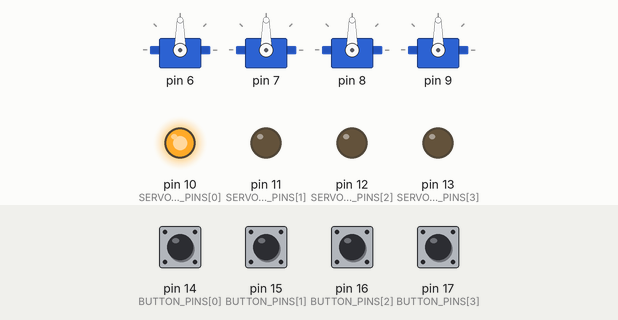
This sketch was run on a simulated Arduino Uno, built with avr-gcc and run on an emulated ATmega328P. Parts: 4 × servo, output pins drawn as LEDs (lit = HIGH). Inputs (shaded band) come from the test bench; at power-on: pin 14 (BUTTON_PINS[0]), pin 15 (BUTTON_PINS[1]), pin 16 (BUTTON_PINS[2]), pin 17 (BUTTON_PINS[3]) LOW.

Above: at 0.1 s.
At 1.1 s:
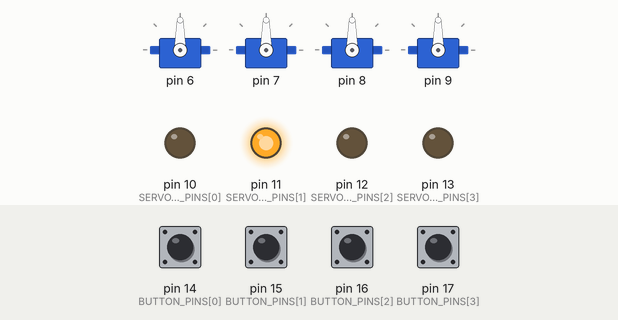
At 2.1 s:
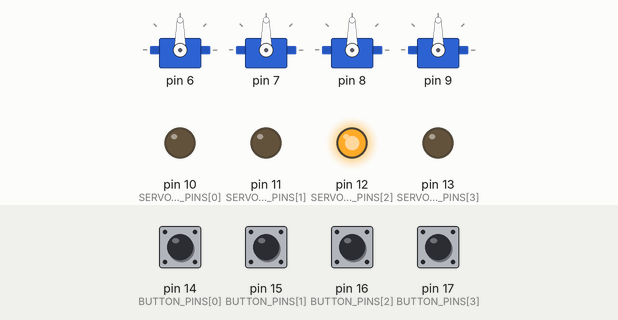
At 3.2 s:
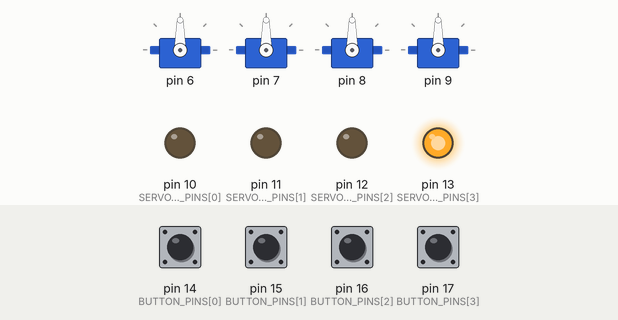
At 4.3 s:
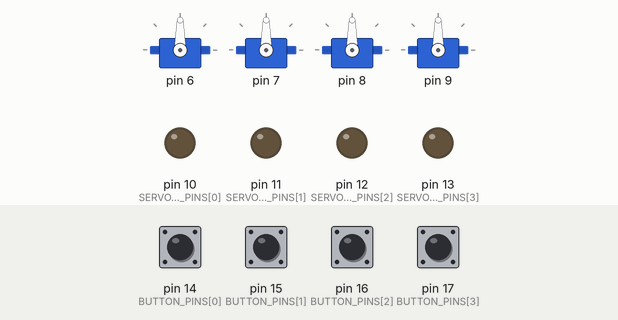
Timing chart, 0 to 5.8 s (numbered marks = the images above):
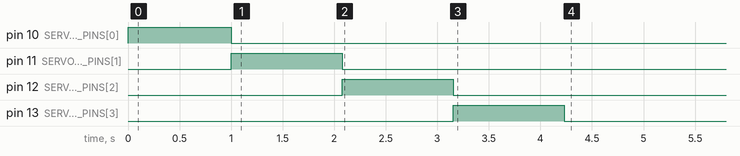

The sketch:

servoMaster.ino
```cpp
#include <Servo.h>
#include "CustomServoControl.h"

// Servo positions
int setPositions[NUM_SERVOS] = { 90, 105, 75, 75 };
int thrownPositions[NUM_SERVOS] = { 90, 90, 105, 105 };

// Create an array of servo objects
Servo servos[NUM_SERVOS];

// Servo state to keep track of positions
enum ServoState { SET, THROWN };
ServoState servoStates[NUM_SERVOS] = { SET, SET, SET, SET }; // Initialized to SET positions

void setup() {
  Serial.begin(9600);
  setupServos(servos);

  // Startup routine: Move to set positions and power off
  for (int i = 0; i < NUM_SERVOS; i++) {
    moveToPosition(servos[i], setPositions[i], SERVO_POWER_PINS[i]);
  }
}

void loop() {
  // Check the button states for each servo
  for (int i = 0; i < NUM_SERVOS; i++) {
    int buttonState = digitalRead(BUTTON_PINS[i]);

    if (buttonState == HIGH) {
      // Toggle servo state between SET and THROWN
      servoStates[i] = (servoStates[i] == SET) ? THROWN : SET;

      if (servoStates[i] == SET) {
        moveToPosition(servos[i], setPositions[i], SERVO_POWER_PINS[i]);
      } else {
        moveToPosition(servos[i], thrownPositions[i], SERVO_POWER_PINS[i]);
      }
    }
  }
}
```

CustomServoControl.h
```cpp
#ifndef CustomServoControl_h
#define CustomServoControl_h

#include <Arduino.h>
#include <Servo.h>

const int NUM_SERVOS = 4;
const int BUTTON_PINS[NUM_SERVOS] = { 14, 15, 16, 17 };
const int SERVO_POWER_PINS[NUM_SERVOS] = { 10, 11, 12, 13 };

const int SERVO_SPEED = 5;

void setupServos(Servo servos[]) {
  for (int i = 0; i < NUM_SERVOS; i++) {
    pinMode(BUTTON_PINS[i], INPUT);
    pinMode(SERVO_POWER_PINS[i], OUTPUT);
    digitalWrite(SERVO_POWER_PINS[i], LOW);
    servos[i].attach(6 + i);
  }
}

void moveServoSmoothly(Servo servo, int targetPosition) {
  int currentPosition = servo.read();
  int step = (targetPosition > currentPosition) ? 1 : -1;

  for (int pos = currentPosition; pos != targetPosition; pos += step) {
    servo.writeMicroseconds(map(pos, 0, 180, 1000, 2000));
    delay(SERVO_SPEED);
  }

  servo.writeMicroseconds(map(targetPosition, 0, 180, 1000, 2000));
}

void moveToPosition(Servo servo, int targetPosition, int powerPin) {
  digitalWrite(powerPin, HIGH);
  moveServoSmoothly(servo, targetPosition);
  delay(1000);
  digitalWrite(powerPin, LOW);
}

#endif
```
